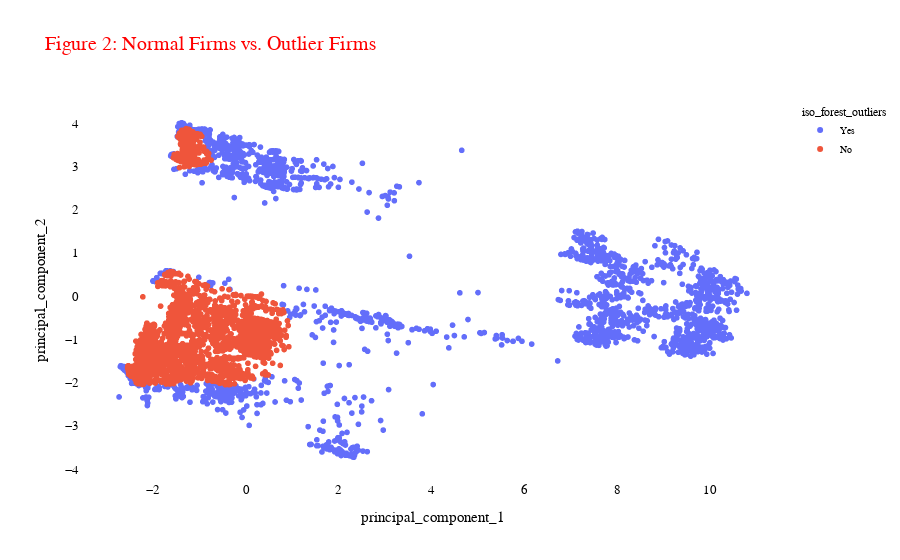

Here is the notebook cell this chart was saved with:
### Code cell
# [2] Normal Firms vs. Outlier Firms
plot_firms(dataframe=pca_df, title="Figure 2: Normal Firms vs. Outlier Firms", color='iso_forest_outliers').show()

### Figure 1 — Plotly figure (JSON) as saved in the notebook; plotly's stock layout.template omitted (floating-point values rounded to 4 significant figures; data arrays with more than 128 entries replaced by an {"elided": "..."} marker saying what was removed)
{"data": [{"hovertemplate": "iso_forest_outliers=Yes<br>principal_component_1=%{x}<br>principal_component_2=%{y}<extra></extra>", "legendgroup": "Yes", "marker": {"color": "#636efa", "symbol": "circle"}, "mode": "markers", "name": "Yes", "showlegend": true, "type": "scattergl", "x": {"elided": "2356 float values"}, "xaxis": "x", "y": {"elided": "2356 float values"}, "yaxis": "y"}, {"hovertemplate": "iso_forest_outliers=No<br>principal_component_1=%{x}<br>principal_component_2=%{y}<extra></extra>", "legendgroup": "No", "marker": {"color": "#EF553B", "symbol": "circle"}, "mode": "markers", "name": "No", "showlegend": true, "type": "scattergl", "x": {"elided": "5972 float values"}, "xaxis": "x", "y": {"elided": "5972 float values"}, "yaxis": "y"}], "layout": {"font": {"family": "Arial Black"}, "legend": {"font": {"color": "black", "size": 10}, "title": {"text": "iso_forest_outliers"}, "tracegroupgap": 0}, "plot_bgcolor": "white", "title": {"font": {"color": "red", "size": 20}, "text": "Figure 2: Normal Firms vs. Outlier Firms"}, "xaxis": {"anchor": "y", "domain": [0, 1], "tickfont": {"color": "black", "size": 13}, "title": {"font": {"color": "black", "size": 15}, "text": "principal_component_1"}}, "yaxis": {"anchor": "x", "domain": [0, 1], "tickfont": {"color": "black", "size": 13}, "title": {"font": {"color": "black", "size": 15}, "text": "principal_component_2"}}}}
